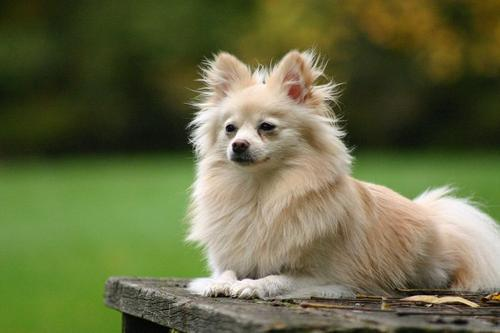
#> input picture Pycode/Analysis/Numpy/1.jpg, 500 x 333 px
$ jupyter execute numpy01.ipynb   (shell and % lines are left out)
#> lines starting #> are read from the running program, lines starting #| are printed output that depends on the picture
[cell 1]
import numpy as np

[cell 2]
np.__version__

## 一、数列生成

[cell 3]
np.eye(N=5) # 单位矩阵生成

[cell 4]
np.full(shape=(4,3),fill_value=3.14)

  ###              1、创建等差数列

[cell 5]
np.linspace(0,100,num=51)

### 2、随机整数数组生成

[cell 6]
np.random.randint(0,100,size=(4,3))

### 3、随机正态分布生成

[cell 7]
np.random.randn(4,5) # 均值0，方差1

[cell 8]
nd = np.random.normal(loc = 175,scale=10,size=100).round(2)
nd    # round保留 小数,loc定均值，scale定方差

### 4、随机0-1数组生成 （左闭右开）

[cell 9]
np.random.random(size=100)

## 二、方法属性

### 1、几个统计方法

[cell 10]
nd.mean() # 均值

[cell 11]
nd.var() # 方差

[cell 12]
nd.std() # 标准差，方差的平方根

[cell 13]
nd

### 2、几个ndarray属性

[cell 14]
nd.size  # 总长度

[cell 15]
nd.shape

[cell 16]
nd.ndim # 维度

[cell 17]
nd.dtype

## 三、ndarray的基本操作

### 1、索引

[cell 18]
nd2 = np.random.randint(0,150,size=(4,5))
nd2

[cell 19]
nd2[1,1]

[cell 20]
nd2[2]

### 2、切片

[cell 21]
nd2

[cell 22]
nd2[0:3]

[cell 23]
nd2[0:3,0:3]

[cell 24]
nd3 = np.random.randint(0,100,size=10)
nd3

[cell 25]
nd3[::-1]  # 数据翻转

[cell 26]
nd3[::2] # 取步长

### 3、图片ndarray

[cell 27]
from PIL import Image

[cell 28]
img = Image.open('1.jpg')
#> img is the input picture: PIL image 500x333 RGB; mean R, G, B 102.4, 106.8, 67.6
img

[cell 29]
dog_data = np.array(img)
# 图片数据是ndarray
# 彩色图片是三维的：高度，宽度，像素（表示不同颜色），红绿蓝三原色
dog_data

[cell 30]
dog_data.shape
#> Out = (333, 500, 3)

[cell 31]
dog_data.dtype

[cell 32]
dog2 = dog_data[:,:,::-1] # 调整颜色
dog2

[cell 33]
Image.fromarray(dog2)

[cell 34]
Image.fromarray(dog_data[::2,:]) # 调整大小
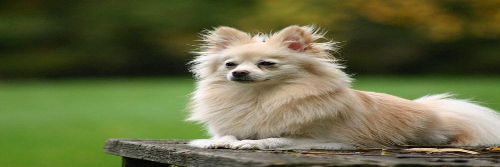
#> Out: PIL image 500x167 RGB; mean R, G, B 102.3, 106.7, 67.5

[cell 35]
# 红绿蓝0,1,2
# 绿红蓝1,0,2
Image.fromarray(dog_data[:,:,[1,0,2]])
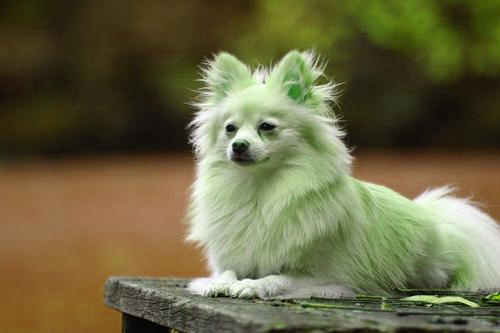
#> Out: PIL image 500x333 RGB; mean R, G, B 106.8, 102.4, 67.6

[cell 36]
dog3= dog_data[:,:,0]  # 颜色设置黑白
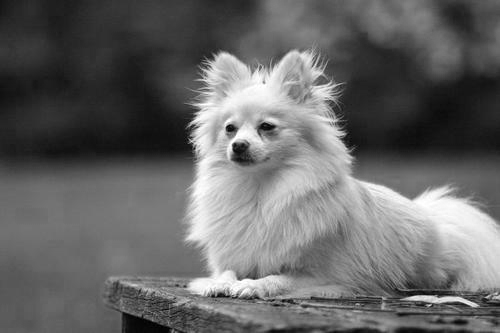
#> dog3: shape (333, 500); min 0, max 255, mean 102.4
Image.fromarray(dog3)

[cell 37]
import matplotlib.pyplot as plt

[cell 38]
plt.imshow(dog_data)

[cell 39]
plt.imshow(dog_data[::-15,::-15])  # 马赛克
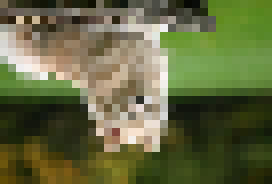
#> shown: shape (23, 34, 3) (shown 8 times larger); mean R, G, B 100.2, 104.8, 65.2

### 4、变形

[cell 40]
nd2

[cell 41]
nd2.reshape((2,10))

[cell 42]
nd2.reshape((5,4))

转置

[cell 43]
#  高度 0，宽度 1，像素2
dog_1 = np.transpose(dog_data,axes=(1,0,2))
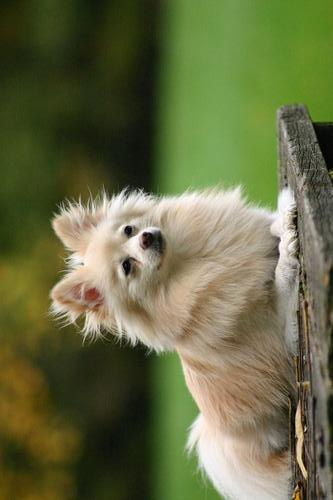
#> dog_1: shape (500, 333, 3); mean R, G, B 102.4, 106.8, 67.6
Image.fromarray(dog_1)

### 5、级联

[cell 44]
plt.imshow(dog_data)

[cell 45]
dog9 = dog_data[:,:150]
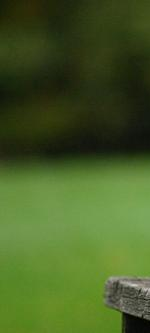
#> dog9: shape (333, 150, 3); mean R, G, B 69.9, 92.8, 37.2
plt.imshow(dog9)

[cell 46]
dog7 = dog_data[:,150:300]
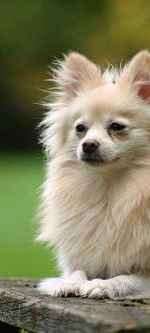
#> dog7: shape (333, 150, 3); mean R, G, B 130.8, 129.9, 97.2
plt.imshow(dog7)

[cell 47]
dog8 = dog_data[:,300:]
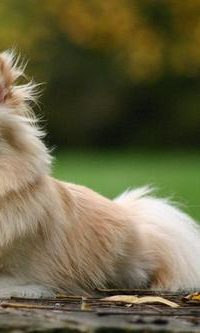
#> dog8: shape (333, 200, 3); mean R, G, B 105.5, 100.1, 68.2
plt.imshow(dog8)

[cell 48]
print(dog9.shape,dog8.shape,dog7.shape)
#| (333, 150, 3) (333, 200, 3) (333, 150, 3)

[cell 49]
p =np.concatenate([dog8,dog7,dog9],axis=1)  # axis设置按哪条轴拼接（其他轴的shape必须相同）
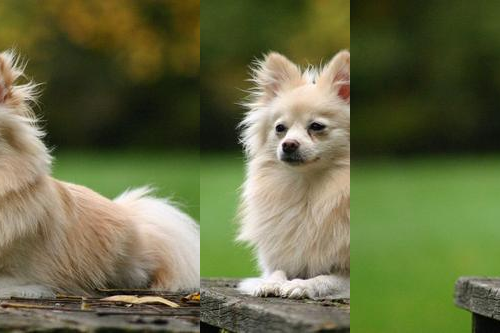
#> p: shape (333, 500, 3); mean R, G, B 102.4, 106.8, 67.6
plt.imshow(p)
